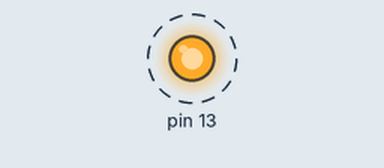
Recording of a sketch running on a simulated Arduino Uno, built with avr-gcc and run on an emulated ATmega328P. Parts: output pins drawn as LEDs (lit = HIGH). Dashed ring = blinking.

Above: at 0.2 s.
Timing chart, 0 to 3.0 s (numbered marks = the images above):
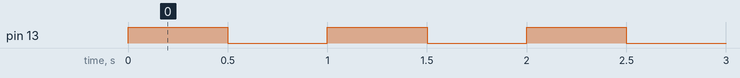

The sketch:

blink.ino
```cpp
void setup() {
  // initialize digital pin GIOP18 as an output.
  pinMode(13, OUTPUT);
}

// the loop function runs over and over again forever
void loop() {
  digitalWrite(13, HIGH); // turn the LED on
  delay(500);             // wait for 500 milliseconds
  digitalWrite(13, LOW);  // turn the LED off
  delay(500);             // wait for 500 milliseconds
}
```

oni.cpp
```cpp
const int max_payload_size = 32;
const int payload_size_increment = 1;

char a[32];
char b[32];

double pi = 3.141592653589793;

double r_terre = 6378137;

double degToRad(double deg){
  return deg * pi / 180.0;
}

double degToKm(double deg){
  return deg * 2 * pi * r_terre / 360.0;
}

char buf[32];

double distanceKm(double lat1, double long1, double lat2, double long2){
  Serial.println("==DISTANCE ==");
  Serial.println(lat1);
  Serial.println(long1);
  Serial.println(lat2);
  Serial.println(long2);
  double p1 = sin(lat1) * sin(lat2);
  double p2 = cos(lat1) * cos(lat2) * cos(long1 - long2);
  double ac = acos(p1 + p2);
  double res = ac * r_terre;

  Serial.println("p1 = ");
  Serial.println(p1);

  Serial.println("p2 = ");
  Serial.println(p2);

  // sprintf(buf, "%ld",ac);
  Serial.println("ac = ");
  Serial.println(ac);

  Serial.println("res = ");
  Serial.println(res);


  //  acos( sin(lat1) * sin(lat2) + cos(lat1) * cos(lat2) * cos(long1 - long2)) * r_terre;
  return res;
}

double distanceDeg(double lat1, double long1, double lat2, double long2){
  double lat = lat1 - lat2;
  double lng = long1 - long2;
  return sqrt(lat * lat + lng * lng);
}

void setup(){
  Serial.begin(115200);

  double lat1 = 48.689377;
  double long1 = 2.116137;
  // double lat2 = 49.691154; // 111335.81
  // double lat2 = 48.791154; // 11228.86
  // double lat2 = 48.741154; // 5394.17
  // double lat2 = 48.716154; // 3114.32 not good !
  double lat2 = 48.689350; // 3114.32 not good !
  double long2 = 2.116144;
  double distKm = distanceKm(degToRad(lat1), degToRad(long1), degToRad(lat2), degToRad(long2));
  double distDeg = distanceDeg(lat1, long1, lat2, long2);

  Serial.println("=================================");
  Serial.println("distance KM = ");
  Serial.println(distKm);

  Serial.println("distance DEG = ");
  Serial.println(distDeg);

  Serial.println("distance KM2 = ");
  Serial.println(degToKm(distDeg));

/*
  char *a = "48.691154 , 2.120305";
  long int lat1, lat2, long1, long2;
  sscanf(a, "%ld.%ld , %ld.%ld", &lat1, &lat2, &long1, &long2);
  double latitude1 = lat1 + ( lat2 / 1000000.0);
  double longitude1 = long1 + ( long2 / 1000000.0);

  Serial.println("latitude1 =");
  Serial.println(latitude1);

  Serial.println("longitude1 =");
  Serial.println(longitude1);


  char *b = "48.689125 , 2.116377";
  //char *b = "48.689377 , 2.116137";
  long int lat3, lat4, long3, long4;
  sscanf(b, "%ld.%ld , %ld.%ld", &lat3, &lat4, &long3, &long4);
  double latitude2 = lat3 + ( lat4 / 1000000.0);
  double longitude2 = long3 + ( long4 / 1000000.0);

  Serial.println("latitude2 =");
  Serial.println(latitude2);

  Serial.println("longitude2 =");
  Serial.println(longitude2);

  double dist = distance(degToRad(latitude1), degToRad(longitude1), degToRad(latitude2), degToRad(longitude2));

  Serial.println("distance = ");
  Serial.println(dist);

  double a1 = 48.691154;
  double a2 = 2.120305;
  double b1 = 48.689125;
  double b2 = 2.116377;
  double dist2 = distance(degToRad(a1), degToRad(a2), degToRad(b1), degToRad(b2));

  Serial.println("distance2 = ");
  Serial.println(dist2);
  */
}

void loop() {
}
```

Measured:
- by itself, pin 13: alternates HIGH for 0.50 s and LOW for 0.50 s
